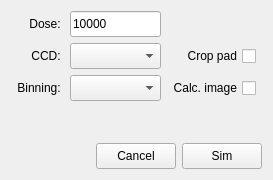
<?xml version="1.0" encoding="UTF-8"?>
<ui version="4.0">
 <class>TemFrame</class>
 <widget class="QWidget" name="TemFrame">
  <property name="geometry">
   <rect>
    <x>0</x>
    <y>0</y>
    <width>273</width>
    <height>180</height>
   </rect>
  </property>
  <property name="windowTitle">
   <string>Form</string>
  </property>
  <property name="layoutDirection">
   <enum>Qt::LeftToRight</enum>
  </property>
  <layout class="QGridLayout" name="gridLayout" rowstretch="1,0,0,0,0,0,0">
   <item row="0" column="1">
    <widget class="QLabel" name="label_3">
     <property name="text">
      <string>Dose: </string>
     </property>
     <property name="alignment">
      <set>Qt::AlignRight|Qt::AlignTrailing|Qt::AlignVCenter</set>
     </property>
    </widget>
   </item>
   <item row="0" column="2">
    <widget class="QLineEdit" name="edtDose">
     <property name="sizePolicy">
      <sizepolicy hsizetype="Expanding" vsizetype="Fixed">
       <horstretch>0</horstretch>
       <verstretch>0</verstretch>
      </sizepolicy>
     </property>
     <property name="minimumSize">
      <size>
       <width>0</width>
       <height>26</height>
      </size>
     </property>
     <property name="maximumSize">
      <size>
       <width>100</width>
       <height>16777215</height>
      </size>
     </property>
     <property name="text">
      <string>10000</string>
     </property>
    </widget>
   </item>
   <item row="2" column="2">
    <widget class="QComboBox" name="cmbBinning">
     <property name="sizePolicy">
      <sizepolicy hsizetype="Expanding" vsizetype="Fixed">
       <horstretch>0</horstretch>
       <verstretch>0</verstretch>
      </sizepolicy>
     </property>
     <property name="minimumSize">
      <size>
       <width>0</width>
       <height>26</height>
      </size>
     </property>
     <property name="maximumSize">
      <size>
       <width>100</width>
       <height>16777215</height>
      </size>
     </property>
     <property name="currentText">
      <string/>
     </property>
     <property name="currentIndex">
      <number>-1</number>
     </property>
     <item>
      <property name="text">
       <string>1</string>
      </property>
     </item>
     <item>
      <property name="text">
       <string>2</string>
      </property>
     </item>
     <item>
      <property name="text">
       <string>4</string>
      </property>
     </item>
     <item>
      <property name="text">
       <string>8</string>
      </property>
     </item>
    </widget>
   </item>
   <item row="1" column="1">
    <widget class="QLabel" name="label">
     <property name="text">
      <string>CCD: </string>
     </property>
     <property name="alignment">
      <set>Qt::AlignRight|Qt::AlignTrailing|Qt::AlignVCenter</set>
     </property>
    </widget>
   </item>
   <item row="1" column="2">
    <widget class="QComboBox" name="cmbCcd">
     <property name="sizePolicy">
      <sizepolicy hsizetype="Expanding" vsizetype="Fixed">
       <horstretch>0</horstretch>
       <verstretch>0</verstretch>
      </sizepolicy>
     </property>
     <property name="minimumSize">
      <size>
       <width>0</width>
       <height>26</height>
      </size>
     </property>
     <property name="maximumSize">
      <size>
       <width>100</width>
       <height>16777215</height>
      </size>
     </property>
     <property name="currentIndex">
      <number>-1</number>
     </property>
     <item>
      <property name="text">
       <string>Perfect</string>
      </property>
     </item>
    </widget>
   </item>
   <item row="2" column="1">
    <widget class="QLabel" name="label_2">
     <property name="text">
      <string>Binning: </string>
     </property>
     <property name="alignment">
      <set>Qt::AlignRight|Qt::AlignTrailing|Qt::AlignVCenter</set>
     </property>
    </widget>
   </item>
   <item row="4" column="2">
    <spacer name="vSpacer">
     <property name="orientation">
      <enum>Qt::Vertical</enum>
     </property>
     <property name="sizeType">
      <enum>QSizePolicy::Expanding</enum>
     </property>
     <property name="sizeHint" stdset="0">
      <size>
       <width>20</width>
       <height>40</height>
      </size>
     </property>
    </spacer>
   </item>
   <item row="2" column="0">
    <spacer name="hSpacer">
     <property name="orientation">
      <enum>Qt::Horizontal</enum>
     </property>
     <property name="sizeType">
      <enum>QSizePolicy::Maximum</enum>
     </property>
     <property name="sizeHint" stdset="0">
      <size>
       <width>0</width>
       <height>20</height>
      </size>
     </property>
    </spacer>
   </item>
   <item row="1" column="3">
    <widget class="QCheckBox" name="chkCrop">
     <property name="layoutDirection">
      <enum>Qt::RightToLeft</enum>
     </property>
     <property name="text">
      <string>Crop pad</string>
     </property>
    </widget>
   </item>
   <item row="2" column="3">
    <widget class="QCheckBox" name="chkSimImage">
     <property name="layoutDirection">
      <enum>Qt::RightToLeft</enum>
     </property>
     <property name="text">
      <string>Calc. image</string>
     </property>
    </widget>
   </item>
   <item row="1" column="4">
    <spacer name="horizontalSpacer_2">
     <property name="orientation">
      <enum>Qt::Horizontal</enum>
     </property>
     <property name="sizeHint" stdset="0">
      <size>
       <width>0</width>
       <height>20</height>
      </size>
     </property>
    </spacer>
   </item>
   <item row="6" column="0" colspan="5">
    <layout class="QGridLayout" name="gridLayout_2">
     <item row="0" column="2">
      <widget class="QPushButton" name="btnSim">
       <property name="sizePolicy">
        <sizepolicy hsizetype="Minimum" vsizetype="Fixed">
         <horstretch>0</horstretch>
         <verstretch>0</verstretch>
        </sizepolicy>
       </property>
       <property name="minimumSize">
        <size>
         <width>0</width>
         <height>26</height>
        </size>
       </property>
       <property name="maximumSize">
        <size>
         <width>100</width>
         <height>16777215</height>
        </size>
       </property>
       <property name="layoutDirection">
        <enum>Qt::LeftToRight</enum>
       </property>
       <property name="text">
        <string>Sim</string>
       </property>
      </widget>
     </item>
     <item row="0" column="1">
      <widget class="QPushButton" name="btnCancel">
       <property name="sizePolicy">
        <sizepolicy hsizetype="Minimum" vsizetype="Fixed">
         <horstretch>0</horstretch>
         <verstretch>0</verstretch>
        </sizepolicy>
       </property>
       <property name="minimumSize">
        <size>
         <width>0</width>
         <height>26</height>
        </size>
       </property>
       <property name="maximumSize">
        <size>
         <width>100</width>
         <height>16777215</height>
        </size>
       </property>
       <property name="text">
        <string>Cancel</string>
       </property>
      </widget>
     </item>
     <item row="0" column="0">
      <spacer name="horizontalSpacer">
       <property name="orientation">
        <enum>Qt::Horizontal</enum>
       </property>
       <property name="sizeHint" stdset="0">
        <size>
         <width>40</width>
         <height>20</height>
        </size>
       </property>
      </spacer>
     </item>
    </layout>
   </item>
  </layout>
 </widget>
 <tabstops>
  <tabstop>edtDose</tabstop>
  <tabstop>cmbCcd</tabstop>
  <tabstop>chkCrop</tabstop>
  <tabstop>cmbBinning</tabstop>
  <tabstop>chkSimImage</tabstop>
  <tabstop>btnCancel</tabstop>
  <tabstop>btnSim</tabstop>
 </tabstops>
 <resources/>
 <connections/>
</ui>
